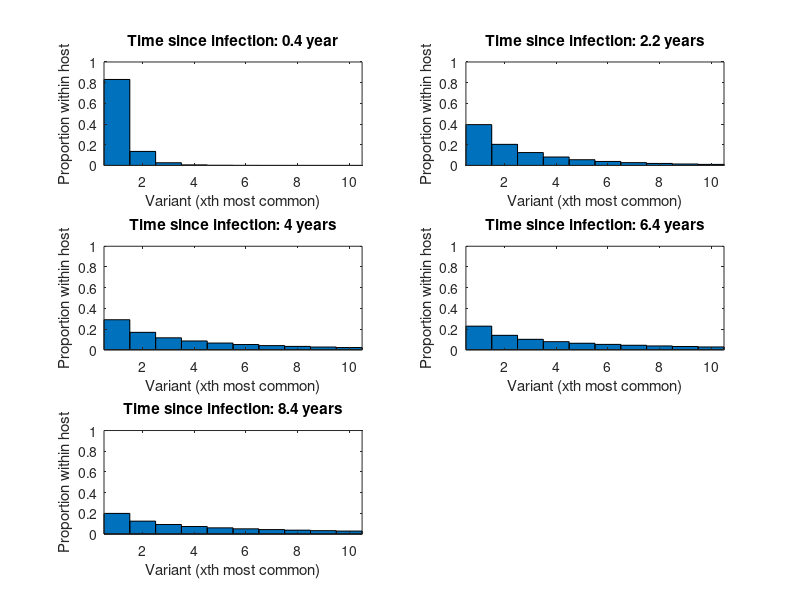

This figure's MATLAB source: (Note: this script raises an error after producing the figure.)
clc
clear all
close all

%% This code accompanies the manuscript entitled "Link between the number of virus
%% particles and variants founding new HIV-1 infections depends on the timing of transmission"
%% by Thompson et al. For further information about the paper or this code, please email
%% robin.thompson@chch.ox.ac.uk

%% We request that users cite the original publication when referring to this code or
%% any results generated from it.

%% The intention of this code is not to replicate every figure in the original publication,
%% but is instead to allow readers to experiment with the behaviour of model under different parameter
%% values. However, by changing the parameter values to match those at each point in the paper, a
%% number of the results in the publication above can be straightforwardly reproduced.


% Please note - this code may take some time to run

% First, we plot the distribution of variants in donors for different times since the
% donor became infected. For default parameters, these are the distributions shown in
% the left column of Fig. 3 of the publication.

maxnvariants = 56;
timesToShow = [0.4 2.2 4 6.4 8.4];
nTimes = length(timesToShow);

variantsByTime = zeros(maxnvariants, nTimes);

for tVal = 1:nTimes
    for str = 1:maxnvariants
        variantsByTime(str, tVal) = gampdf(str, 0.417, timesToShow(tVal)/0.563);
    end
    variantsByTime(:,tVal) = variantsByTime(:,tVal)./sum(variantsByTime(:,tVal));
end

for i = 1:length(timesToShow)
    subplot(3,2,i)
    bar([1:maxnvariants], variantsByTime(:,i), 'barWidth', 1)
    xlim([0.5 10.5])
    ylim([0 1])
    if i == 1
        title([strcat({'Time since infection:'}, {' '}, {num2str(timesToShow(i))}, {' '}, {'year'})])
    else
        title([strcat({'Time since infection:'}, {' '}, {num2str(timesToShow(i))}, {' '}, {'years'})])
    end
    ylabel('Proportion within host')
    xlabel('Variant (xth most common)')
end
figtitleRT('Proportion of each variant in donors (cf Fig 3 of our publication)','fontweight','bold');


% Now we characterise the number of particles available for transmission
% within donors in the population.

% First calculate the proportion of donors with each SPVL in the population

ncVals = [10^2 10^2.5 10^3 10^3.5 10^4 10^4.5 10^5 10^5.5 10^6 10^6.5 10^7]; % The different SPVLs of donors
kappa = 1;
alpha = -3.55;
sigma = 0.78/(sqrt(1 - ((2*alpha^2)/(pi*(1 + alpha^2)))));
mu = 4.74 - (2*sigma*alpha)/(sqrt(2*pi*(1 + alpha^2)));

for i = 1:length(ncVals)
    ncVals(i) = round(ncVals(i));
end

Dmax = 25.4;
Dfifty = 3058;
Dk = 0.41;

g = zeros(length(ncVals), 1);
tauc = zeros(length(ncVals), 1);

for j = 1:length(ncVals)
    nc = ncVals(j);
    g(j) = (2/sigma)*normpdf((log10(ncVals(j)) - mu)/sigma)*normcdf(alpha*(log10(ncVals(j)) - mu)/sigma);
    tauc(j) = Dmax*(Dfifty^Dk)/(nc^Dk + (Dfifty^Dk));
end

taup = 0.24;
taua = 0.75;

g = g./sum(g);

% Now scale the distribution of donors with each SPVL, g(V), by the infectious periods
% of the donors, since the expressions in Fraser et al. (2007) represent numbers of individuals of
% each viral load at seroconversion, rather than absolute numbers of individuals in the population

numIndividualTypes = length(g);
totalOfTimeVals = 0;
for i = 1:numIndividualTypes
    totalOfTimeVals = totalOfTimeVals + taup + tauc(i) + taua;
end

for i = 1:numIndividualTypes
    g(i) = g(i)*(taup + tauc(i) + taua)/totalOfTimeVals;
end

g = g./sum(g);

% Plot the proportion of donors of each SPVL (on a log scale) in the population
figure(2)
subplot(1,3,1)
bar(log10(ncVals), g)
ax = gca;
xtickPreCalc = [log10(ncVals(1)): ((log10(ncVals(length(ncVals))) - log10(ncVals(1)))/5): log10(ncVals(length(ncVals)))];
xtick = zeros(length(xtickPreCalc),1);
for i = 1:length(xtickPreCalc)
    xtick(i) = 10^xtickPreCalc(i);
end
ax.XTick = xtickPreCalc;
ax.XTickLabel = xtick;
xlim([1.5 7.5])
sum(g)
box off
title('Proportion of donors with each SPVL')
xlabel('SPVL')
ylabel('Proportion')

% Plot the length of chronic infection for donors of each SPVL (on a log scale) in the population
figure(2)
subplot(1,3,2)
bar(log10(ncVals), tauc)
ax = gca;
xtickPreCalc = [log10(ncVals(1)): ((log10(ncVals(length(ncVals))) - log10(ncVals(1)))/5): log10(ncVals(length(ncVals)))];
xtick = zeros(length(xtickPreCalc),1);
for i = 1:length(xtickPreCalc)
    xtick(i) = 10^xtickPreCalc(i);
end
ax.XTick = xtickPreCalc;
ax.XTickLabel = xtick;
xlim([1.5 7.5])
sum(g)
box off
title('Length of chronic infection for each SPVL')
xlabel('SPVL')
ylabel('Length of chronic infection (years)')

% Now plot viral load profiles (the number of particles available for transmission
% in donors as a function of time since infection)
Vp = 87173000;
Va = 24004000;

np = round(kappa*Vp);
na = round(kappa*Va);
maxInfectiousPeriod = taup + max(tauc)+ taua;
timestep = 0.1;

figure(2)
subplot(1,3,3)
iValsHere = [2:2:10];
logSPVLsHere = log10(ncVals(iValsHere));
x = colormap(hsv(10));
y = [];

for i = 1:length(logSPVLsHere)
    if i == 2
        y(i) = plot([0 taup], [log10(np) log10(np)], 'Color', 'k');
    else
        y(i) = plot([0 taup], [log10(np) log10(np)], 'Color', x(i,:));
    end
    hold on
    plot([taup taup], [log10(np) logSPVLsHere(i)], 'Color', x(i,:))
    hold on
    plot([taup (taup + tauc(iValsHere(i)))], [logSPVLsHere(i) logSPVLsHere(i)], 'Color', x(i,:))
    hold on
    plot([(taup + tauc(iValsHere(i))) (taup + tauc(iValsHere(i)))], [logSPVLsHere(i) log10(na)], 'Color', x(i,:))
    hold on
    plot([(taup + tauc(iValsHere(i))) (taup + tauc(iValsHere(i)) + taua)], [log10(na) log10(na)], 'Color', x(i,:))
    hold on
    plot([(taup + tauc(iValsHere(i)) + taua) (taup + tauc(iValsHere(i)) + taua)], [log10(na) -5000], 'Color', x(i,:))
    hold on
    plot([(taup + tauc(iValsHere(i)) + taua) (taup + max(tauc) + taua)], [-5000 -5000], 'Color', x(i,:))
end
ylim([1 8])
xlabel('Time since infection (years)')
ylabel('log(Viral load)')
title('Viral load profiles of donors in the population')
figtitleRT('Characterising the number of particles available for transmission in donors (cf Fig 2 of our publication)','fontweight','bold');


% Now we examine various population-scale quantities

p =  4.715*1e-8;  % Probablility of transmission per particle
f = 0.029;  % Fraction of the time when transmission possible

% First, the probability of transmitting n particles vs n

probNoTransmissionPerSexAct = 0;
for j = 1:length(ncVals)
    nc = ncVals(j);
    probNoTransmissionPerSexAct = probNoTransmissionPerSexAct + g(j)*((1 - f) + f*((taup/(taup + tauc(j) + taua))*(1 - p)^np + (tauc(j)/(taup + tauc(j) + taua))*(1 - p)^nc + (taua/(taup + tauc(j) + taua))*(1 - p)^na));
end
probTransmissionPerSexAct = 1 - probNoTransmissionPerSexAct;

probTransmitnparticles = zeros(10^7,1);
threshold = 10^(-6);
n = 1;

while sum((probTransmitnparticles)/(probTransmissionPerSexAct)) < (1 - threshold)
    p0 = 0;
    if mod(n,1000) == 0
        n
    end
    for j = 1:length(ncVals)
        nc = ncVals(j);
        if n <= np
            logBitToAddOn = log(taup/(taup + tauc(j) + taua)) + n*log(p) + (np - n)*log(1-p);
            if np > n
                for z = (np - n + 1):np
                    logBitToAddOn = logBitToAddOn + log(z);
                end
                for z = 1:n
                    logBitToAddOn = logBitToAddOn - log(z);
                end
            end
            p0 = p0 + exp(logBitToAddOn)*g(j)*f;
        end
        if n <= nc
            logBitToAddOn = log(tauc(j)/(taup + tauc(j) + taua)) + n*log(p) + (nc - n)*log(1-p);
            if nc > n
                for z = (nc - n + 1):nc
                    logBitToAddOn = logBitToAddOn + log(z);
                end
                for z = 1:n
                    logBitToAddOn = logBitToAddOn - log(z);
                end
            end
            p0 = p0 + exp(logBitToAddOn)*g(j)*f;
        end
        if n <= na
            logBitToAddOn = log(taua/(taup + tauc(j) + taua)) + n*log(p) + (na - n)*log(1-p);
            if na > n
                for z = (na - n + 1):na
                    logBitToAddOn = logBitToAddOn + log(z);
                end
                for z = 1:n
                    logBitToAddOn = logBitToAddOn - log(z);
                end
            end
            p0 = p0 + exp(logBitToAddOn)*g(j)*f;
        end
    end
    probTransmitnparticles(n) = p0;
    n = n + 1;
end
probTransmitnparticles = probTransmitnparticles(1:(n-1));
probTransmitnparticles = probTransmitnparticles./sum(probTransmitnparticles);

% Now, the probability of transmitting N variants vs N
nparticlesConsidered = length(probTransmitnparticles);
maximumTime = max(taup + tauc + taua);

nTimeSteps = 1000;
timeWindowEdges = [0:maximumTime/nTimeSteps:maximumTime];
timeVals = zeros(nTimeSteps,1);
probTransmitNvariantsGivenTimeTAndTransmitNparticles = zeros(nparticlesConsidered, nTimeSteps, nparticlesConsidered);

disp('Calculating the probability of transmitting N variants')
disp('given a distribution of variants and number of particles')
disp('transmitted. This may take some time...')

timeSinceInfectionBeingCalculated = 0;
for timeV = 1:nTimeSteps
    timeVals(timeV) = (timeWindowEdges(timeV) + timeWindowEdges(timeV + 1))/2;
    
    if timeVals(timeV) > timeSinceInfectionBeingCalculated
        timeSinceInfectionBeingCalculated
        timeSinceInfectionBeingCalculated = timeSinceInfectionBeingCalculated + 1;
    end
    
    probDist = zeros(maxnvariants,1);
    for i = 1:maxnvariants
        probDist(i) = gampdf(i, 0.417, timeVals(timeV)/0.563);
    end
    probDist = probDist/sum(probDist);
    
    nSims = 100000;
    
    for simNo = 1:nSims
        variantIIndicator = zeros(maxnvariants,1);
        for nparticles = 1:nparticlesConsidered
            
            variantPicked = 1;
            variantPickedCount = 0;
            r = rand();
            while r > variantPickedCount
                variantPickedCount = variantPickedCount + probDist(variantPicked);
                variantPicked = variantPicked + 1;
            end
            variantIIndicator(variantPicked - 1) = 1;
            
            nvariantsTransferred = sum(variantIIndicator);
            probTransmitNvariantsGivenTimeTAndTransmitNparticles(nvariantsTransferred, timeV, nparticles) = probTransmitNvariantsGivenTimeTAndTransmitNparticles(nvariantsTransferred, timeV, nparticles) + 1;
            
        end
    end
end
probTransmitNvariantsGivenTimeTAndTransmitNparticles = probTransmitNvariantsGivenTimeTAndTransmitNparticles./nSims;
probTransmitMvariants = zeros(min(maxnvariants, nparticlesConsidered),1);

for M = 1:min(maxnvariants, nparticlesConsidered)
    
    for i = 1:length(ncVals)
        
        integralPrimary = 0;
        for j = 1:nTimeSteps
            if timeVals(j) <= taup
                for nVal = M:min(np, nparticlesConsidered)
                    binomialBit = 1;
                    if np > nVal
                        logBinBit = nVal*log(p) + (np - nVal)*log(1-p);
                        for z = (np - nVal + 1):np
                            logBinBit = logBinBit + log(z);
                        end
                        for z = 1:nVal
                            logBinBit = logBinBit - log(z);
                        end
                        binomialBit = exp(logBinBit);
                    end
                    integralPrimary = integralPrimary + (timeVals(2) - timeVals(1))*probTransmitNvariantsGivenTimeTAndTransmitNparticles(M,j,nVal)*(1/(taup + tauc(i) + taua))*binomialBit;
                end
            end
        end
        
        nc = ncVals(i);
        integralChronic = 0;
        
        for j = 1:nTimeSteps
            
            if ((timeVals(j) > taup) && (timeVals(j) <= (taup + tauc(i))))
                for nVal = M:min(nc, nparticlesConsidered)
                    
                    binomialBit = 1;
                    if nc > nVal
                        logBinBit = nVal*log(p) + (nc - nVal)*log(1-p);
                        for z = (nc - nVal + 1):nc
                            logBinBit = logBinBit + log(z);
                        end
                        for z = 1:nVal
                            logBinBit = logBinBit - log(z);
                        end
                        binomialBit = exp(logBinBit);
                    end
                    integralChronic = integralChronic + (timeVals(2) - timeVals(1))*probTransmitNvariantsGivenTimeTAndTransmitNparticles(M,j,nVal)*(1/(taup + tauc(i) + taua))*binomialBit;
                end
            end
        end
        
        integralPreAids = 0;
        
        for j = 1:nTimeSteps
            if ((timeVals(j) > (taup + tauc(i))) && (timeVals(j) <= (taup + tauc(i) + taua)))
                for nVal = M:min(na, nparticlesConsidered)
                    
                    binomialBit = 1;
                    if na > nVal
                        logBinBit = nVal*log(p) + (na - nVal)*log(1-p);
                        for z = (na - nVal + 1):na
                            logBinBit = logBinBit + log(z);
                        end
                        for z = 1:nVal
                            logBinBit = logBinBit - log(z);
                        end
                        binomialBit = exp(logBinBit);
                    end
                    integralPreAids = integralPreAids + (timeVals(2) - timeVals(1))*probTransmitNvariantsGivenTimeTAndTransmitNparticles(M,j,nVal)*(1/(taup + tauc(i) + taua))*binomialBit;
                end
            end
        end
        
        probTransmitMvariants(M) = probTransmitMvariants(M) + g(i)*(integralPrimary + integralChronic + integralPreAids);
        
    end
end
probTransmitMvariants = probTransmitMvariants/sum(probTransmitMvariants);

probMultivariantTransmission = 1 - probTransmitMvariants(1);

figure(3)
bar(probTransmitMvariants, 'barWidth', 1, 'FaceColor', [0.2 0.2 0.5])
hold on
bar(probTransmitnparticles, 'barWidth', 0.5, 'FaceColor', [0 0.7 0.7])
xlim([0.5 16.5])
title('Probability of transmitting n particles (teal)/N variants (blue)')
xlabel('Number (n/N)')
ylabel('Probability')
ylim([0 1])
figtitleRT('The numbers of particles and variants transmitted (cf top left panel of Fig 4 of our publication)','fontweight','bold');

% Now, the joint probability distribution of transmitting N variants and n particles
probTransmitMvariantsAndNparticles = zeros(min(maxnvariants, nparticlesConsidered), nparticlesConsidered);
probTransmitMvariantsAndNparticlesPrimary = zeros(min(maxnvariants, nparticlesConsidered), nparticlesConsidered);
probTransmitMvariantsAndNparticlesChronic = zeros(min(maxnvariants, nparticlesConsidered), nparticlesConsidered);
probTransmitMvariantsAndNparticlesPreAIDS = zeros(min(maxnvariants, nparticlesConsidered), nparticlesConsidered);

for nVal = 1:nparticlesConsidered
    for M = 1:min(maxnvariants, nparticlesConsidered)
        for i = 1:length(ncVals)
            
            integralPrimary = 0;
            for j = 1:nTimeSteps
                if timeVals(j) <= taup
                    if nVal >= M && nVal <= min(np, nparticlesConsidered)
                        binomialBit = 1;
                        if np > nVal
                            logBinBit = nVal*log(p) + (np - nVal)*log(1-p);
                            for z = (np - nVal + 1):np
                                logBinBit = logBinBit + log(z);
                            end
                            for z = 1:nVal
                                logBinBit = logBinBit - log(z);
                            end
                            binomialBit = exp(logBinBit);
                        end
                        integralPrimary = integralPrimary + (timeVals(2) - timeVals(1))*probTransmitNvariantsGivenTimeTAndTransmitNparticles(M,j,nVal)*(1/(taup + tauc(i) + taua))*binomialBit;
                    end
                end
            end
            
            nc = ncVals(i);
            integralChronic = 0;
            
            for j = 1:nTimeSteps
                if ((timeVals(j) > taup) && (timeVals(j) <= (taup + tauc(i))))
                    if (nVal >= M) && (nVal <= min(nc, nparticlesConsidered))
                        
                        binomialBit = 1;
                        if nc > nVal
                            logBinBit = nVal*log(p) + (nc - nVal)*log(1-p);
                            for z = (nc - nVal + 1):nc
                                logBinBit = logBinBit + log(z);
                            end
                            for z = 1:nVal
                                logBinBit = logBinBit - log(z);
                            end
                            binomialBit = exp(logBinBit);
                        end
                        integralChronic = integralChronic + (timeVals(2) - timeVals(1))*probTransmitNvariantsGivenTimeTAndTransmitNparticles(M,j,nVal)*(1/(taup + tauc(i) + taua))*binomialBit;
                    end
                end
            end
            
            integralPreAids = 0;
            
            for j = 1:nTimeSteps
                if ((timeVals(j) > (taup + tauc(i))) && (timeVals(j) <= (taup + tauc(i) + taua)))
                    if (nVal >= M) && (nVal <= min(na, nparticlesConsidered))
                        binomialBit = 1;
                        if na > nVal
                            logBinBit = nVal*log(p) + (na - nVal)*log(1-p);
                            for z = (na - nVal + 1):na
                                logBinBit = logBinBit + log(z);
                            end
                            for z = 1:nVal
                                logBinBit = logBinBit - log(z);
                            end
                            binomialBit = exp(logBinBit);
                        end
                        integralPreAids = integralPreAids + (timeVals(2) - timeVals(1))*probTransmitNvariantsGivenTimeTAndTransmitNparticles(M,j,nVal)*(1/(taup + tauc(i) + taua))*binomialBit;
                    end
                end
            end
            
            probTransmitMvariantsAndNparticles(M,nVal) = probTransmitMvariantsAndNparticles(M,nVal) + g(i)*(integralPrimary + integralChronic + integralPreAids);
            probTransmitMvariantsAndNparticlesPrimary(M,nVal) = probTransmitMvariantsAndNparticlesPrimary(M,nVal) + g(i)*(integralPrimary);
            probTransmitMvariantsAndNparticlesChronic(M,nVal) = probTransmitMvariantsAndNparticlesChronic(M,nVal) + g(i)*(integralChronic);
            probTransmitMvariantsAndNparticlesPreAIDS(M,nVal) = probTransmitMvariantsAndNparticlesPreAIDS(M,nVal) + g(i)*(integralPreAids);
        end
    end
end

probTransmitMvariantsAndNparticles = probTransmitMvariantsAndNparticles./(sum(sum(probTransmitMvariantsAndNparticles)));
probTransmitMvariantsAndNparticlesPrimary = probTransmitMvariantsAndNparticlesPrimary./(sum(sum(probTransmitMvariantsAndNparticles)));
probTransmitMvariantsAndNparticlesChronic = probTransmitMvariantsAndNparticlesChronic./(sum(sum(probTransmitMvariantsAndNparticles)));
probTransmitMvariantsAndNparticlesPreAIDS = probTransmitMvariantsAndNparticlesPreAIDS./(sum(sum(probTransmitMvariantsAndNparticles)));

figure(4)
for i = 1:min(maxnvariants, nparticlesConsidered)
    for j = 1:nparticlesConsidered
        if probTransmitMvariantsAndNparticles(i,j) > 0
            hold on
            plot([j],[i],'o',...
                'MarkerEdgeColor','k',...
                'MarkerFaceColor',[.49 1 .63],...
                'MarkerSize', 55*sqrt(probTransmitMvariantsAndNparticles(i,j)))
        end
    end
end
title('The joint probability distribution for the numbers of particles and variants founding new infections')
xlabel('Number of particles')
ylabel('Number of variants')
figtitleRT('The numbers of particles and variants transmitted (cf top middle panel of Fig 4 of our publication)','fontweight','bold');


% Now the distributions of particles and variants transmitted when the donor is in early infection (donor infected for less than 2 years)
probTransmitMvariantsAndNparticlesFirstTwoYears = zeros(min(maxnvariants, nparticlesConsidered), nparticlesConsidered);

for nVal = 1:nparticlesConsidered
    for M = 1:min(maxnvariants, nparticlesConsidered)
        for i = 1:length(ncVals)
            
            integralPrimary = 0;
            for j = 1:nTimeSteps
                if ((timeVals(j) > 0) && (timeVals(j) <= 2))
                    if timeVals(j) <= taup
                        if nVal >= M && nVal <= min(np, nparticlesConsidered)
                            
                            binomialBit = 1;
                            if np > nVal
                                logBinBit = nVal*log(p) + (np - nVal)*log(1-p);
                                for z = (np - nVal + 1):np
                                    logBinBit = logBinBit + log(z);
                                end
                                for z = 1:nVal
                                    logBinBit = logBinBit - log(z);
                                end
                                binomialBit = exp(logBinBit);
                            end
                            integralPrimary = integralPrimary + (timeVals(2) - timeVals(1))*probTransmitNvariantsGivenTimeTAndTransmitNparticles(M,j,nVal)*(1/(taup + tauc(i) + taua))*binomialBit;
                        end
                    end
                end
            end
            
            nc = ncVals(i);
            integralChronic = 0;
            
            for j = 1:nTimeSteps
                if min(2, taup) < min(taup + tauc(i), 2)
                    if ((timeVals(j) > min(2, taup)) && (timeVals(j) <= (min(taup + tauc(i), 2)))) 
                        if ((timeVals(j) > taup) && (timeVals(j) <= (taup + tauc(i))))
                            if (nVal >= M) && (nVal <= min(nc, nparticlesConsidered))
                                binomialBit = 1;
                                if nc > nVal
                                    logBinBit = nVal*log(p) + (nc - nVal)*log(1-p);
                                    for z = (nc - nVal + 1):nc
                                        logBinBit = logBinBit + log(z);
                                    end
                                    for z = 1:nVal
                                        logBinBit = logBinBit - log(z);
                                    end
                                    binomialBit = exp(logBinBit);
                                end
                                integralChronic = integralChronic + (timeVals(2) - timeVals(1))*probTransmitNvariantsGivenTimeTAndTransmitNparticles(M,j,nVal)*(1/(taup + tauc(i) + taua))*binomialBit;
                            end
                        end
                    end
                end
            end
            
            integralPreAids = 0;
            for j = 1:nTimeSteps
                if 2 > min(taup + tauc(i) + taua, 2)
                    if ((timeVals(j) > min(taup + tauc(i) + taua, 2)) && (timeVals(j) <= (2)))
                        if ((timeVals(j) > (taup + tauc(i))) && (timeVals(j) <= (taup + tauc(i) + taua)))
                            if (nVal >= M) && (nVal <= min(na, nparticlesConsidered))
                                binomialBit = 1;
                                if na > nVal
                                    logBinBit = nVal*log(p) + (na - nVal)*log(1-p);
                                    for z = (na - nVal + 1):na
                                        logBinBit = logBinBit + log(z);
                                    end
                                    for z = 1:nVal
                                        logBinBit = logBinBit - log(z);
                                    end
                                    binomialBit = exp(logBinBit);
                                end
                                integralPreAids = integralPreAids + (timeVals(2) - timeVals(1))*probTransmitNvariantsGivenTimeTAndTransmitNparticles(M,j,nVal)*(1/(taup + tauc(i) + taua))*binomialBit;
                            end
                        end
                    end
                end
            end
            
            probTransmitMvariantsAndNparticlesFirstTwoYears(M,nVal) = probTransmitMvariantsAndNparticlesFirstTwoYears(M,nVal) + g(i)*(integralPrimary + integralChronic + integralPreAids);
            
        end
    end
end

probTransmitMvariantsAndNparticlesFirstTwoYears = probTransmitMvariantsAndNparticlesFirstTwoYears./(sum(sum(probTransmitMvariantsAndNparticlesFirstTwoYears)));

probTransmitMvariantsFirstTwoYears = sum(transpose(probTransmitMvariantsAndNparticlesFirstTwoYears));
probTransmitnparticlesFirstTwoYears = sum(probTransmitMvariantsAndNparticlesFirstTwoYears);
figure(5)
bar(probTransmitMvariantsFirstTwoYears, 'barWidth', 1, 'FaceColor', [0.2 0.2 0.5])
hold on
bar(probTransmitnparticlesFirstTwoYears, 'barWidth', 0.5, 'FaceColor', [0 0.7 0.7])
xlim([0.5 16.5])
xlabel('Number (n/N)')
ylabel('Probability')
title({'Probability distributions for the number of particles (teal)/variants (blue)'; 'transmitted, for donors in the first two years of infection'})
figtitleRT('The numbers of particles and variants transmitted in early infection (cf top right panel of Fig 4 of our publication)','fontweight','bold');


% Now, the probability that a randomly chosen infection is with M variants and arises from a donor with each SPVL

probTransmitMvariantsAndSPVLx = zeros(min(maxnvariants, nparticlesConsidered), length(g));
for nVal = 1:nparticlesConsidered
    for M = 1:min(maxnvariants, nparticlesConsidered)
        for i = 1:length(ncVals)
            
            integralPrimary = 0;
            
            for j = 1:nTimeSteps
                if timeVals(j) <= taup
                    if nVal >= M && nVal <= min(np, nparticlesConsidered)
                        binomialBit = 1;
                        if np > nVal
                            logBinBit = nVal*log(p) + (np - nVal)*log(1-p);
                            for z = (np - nVal + 1):np
                                logBinBit = logBinBit + log(z);
                            end
                            for z = 1:nVal
                                logBinBit = logBinBit - log(z);
                            end
                            binomialBit = exp(logBinBit);
                        end
                        integralPrimary = integralPrimary + (timeVals(2) - timeVals(1))*probTransmitNvariantsGivenTimeTAndTransmitNparticles(M,j,nVal)*(1/(taup + tauc(i) + taua))*binomialBit;
                    end
                end
            end
            
            nc = ncVals(i);
            integralChronic = 0;
            
            for j = 1:nTimeSteps
                if ((timeVals(j) > taup) && (timeVals(j) <= (taup + tauc(i))))
                    if (nVal >= M) && (nVal <= min(nc, nparticlesConsidered))
                        binomialBit = 1;
                        if nc > nVal
                            logBinBit = nVal*log(p) + (nc - nVal)*log(1-p);
                            for z = (nc - nVal + 1):nc
                                logBinBit = logBinBit + log(z);
                            end
                            for z = 1:nVal
                                logBinBit = logBinBit - log(z);
                            end
                            binomialBit = exp(logBinBit);
                        end
                        integralChronic = integralChronic + (timeVals(2) - timeVals(1))*probTransmitNvariantsGivenTimeTAndTransmitNparticles(M,j,nVal)*(1/(taup + tauc(i) + taua))*binomialBit;
                    end
                end
            end
            
            integralPreAids = 0;
            
            for j = 1:nTimeSteps
                if ((timeVals(j) > (taup + tauc(i))) && (timeVals(j) <= (taup + tauc(i) + taua)))
                    if (nVal >= M) && (nVal <= min(na, nparticlesConsidered))
                        binomialBit = 1;
                        if na > nVal
                            logBinBit = nVal*log(p) + (na - nVal)*log(1-p);
                            for z = (na - nVal + 1):na
                                logBinBit = logBinBit + log(z);
                            end
                            for z = 1:nVal
                                logBinBit = logBinBit - log(z);
                            end
                            binomialBit = exp(logBinBit);
                        end
                        integralPreAids = integralPreAids + (timeVals(2) - timeVals(1))*probTransmitNvariantsGivenTimeTAndTransmitNparticles(M,j,nVal)*(1/(taup + tauc(i) + taua))*binomialBit;
                    end
                end
            end
            
            probTransmitMvariantsAndSPVLx(M,i) = probTransmitMvariantsAndSPVLx(M,i) + g(i)*(integralPrimary + integralChronic + integralPreAids);
            
        end
    end
end

probTransmitMvariantsAndSPVLx = probTransmitMvariantsAndSPVLx./(sum(sum(probTransmitMvariantsAndSPVLx)));

figure(6)
for i = 1:min(maxnvariants, nparticlesConsidered)
    for j = 1:length(g)
        if probTransmitMvariantsAndSPVLx(i,j) > 0
            hold on
            plot([j],[i],'o',...
                'MarkerEdgeColor','k',...
                'MarkerFaceColor',[.49 1 .63],...
                'MarkerSize', 55*sqrt(probTransmitMvariantsAndSPVLx(i,j)))
        end
    end
end
title({'The joint probability distribution for the numbers of'; 'particles founding new infections and donor SPVL'})
xlabel('Donor log(SPVL)')
xticklabels({'2','2.5','3','3.5','4','4.5','5','5.5','6','6.5','7'})
ylabel('Number of variants')
figtitleRT('The relationship between the numbers of particles transmitted and donor SPVL (cf top left panel of Fig 5 of our publication)','fontweight','bold');

% Probability of transmission vs SPVL
probNoTransmission = zeros(length(g),1);
for i = 1:length(g)
    nc = ncVals(i);
    probNoTransmission(i) = (1 - f) + f*((taup/(taup + tauc(i) + taua))*(1 - p)^(np) + (tauc(i)/(taup + tauc(i) + taua))*(1 - p)^(nc) + (taua/(taup + tauc(i) + taua))*(1 - p)^(na));
end
figure(7)
subplot(2,2,1)
bar(1 - probNoTransmission, 'barWidth', 1)
xlim([0.5 11.5])
title('Probability of transmission vs SPVL')
xlabel('Donor log(SPVL)')
ylabel('Probability of transmission per sex act')
xticklabels({'2','2.5','3','3.5','4','4.5','5','5.5','6','6.5','7'})

% Probability a randomly chosen infection comes from each SPVL
probInfectionFromEachSPVL = g.*(1 - probNoTransmission);
probInfectionFromEachSPVL = probInfectionFromEachSPVL./sum(probInfectionFromEachSPVL);
figure(7)
subplot(2,2,2)
bar(probInfectionFromEachSPVL, 'barWidth', 1)
xlim([0.5 11.5])
title({'Probability a randomly chosen'; 'infection comes from each SPVL'})
xlabel('Donor log(SPVL)')
ylabel({'Probability randomly chosen','transmission arose from SPVL x'})
xticklabels({'2','2.5','3','3.5','4','4.5','5','5.5','6','6.5','7'})

% Probability a transmission from each SPVL is multi-variant
probTransmissionSPVLXMultivariant = zeros(length(g),1);
for i = 1:11
    probTransmissionSPVLXMultivariant(i) = 1 - (sum(probTransmitMvariantsAndSPVLx(1,i))/sum(probTransmitMvariantsAndSPVLx(:,i)));
end
figure(7)
subplot(2,2,3)
bar(probTransmissionSPVLXMultivariant, 'barWidth', 1)
hold on
plot([0 12], [0.3 0.3], 'k--')
xlim([0.5 11.5])
title({'Probability a transmission from a donor'; 'with each SPVL is multi-variant'})
xlabel('Donor log(SPVL)')
ylabel('Probability infection is multi-variant')
xticklabels({'2','2.5','3','3.5','4','4.5','5','5.5','6','6.5','7'})

% Probability a randomly chosen multi variant transmission arose from SPVL x
probRandomInfectionCameFromEachSPVL = probInfectionFromEachSPVL.*probTransmissionSPVLXMultivariant;
figure(7)
subplot(2,2,4)
bar(probRandomInfectionCameFromEachSPVL./sum(probRandomInfectionCameFromEachSPVL), 'barWidth', 1)
xlim([0.5 11.5])
title({'Probability a randomly chosen multi-variant'; 'transmission arose from each SPVL'})
xlabel('Donor log(SPVL)')
ylabel({'Probability randomly chosen multi-'; 'variant transmission arose from SPVL x'})
xticklabels({'2','2.5','3','3.5','4','4.5','5','5.5','6','6.5','7'})
figtitleRT('The relationship between multi-variant transmissions and donor SPVL (cf Fig 5 of our publication)','fontweight','bold');





























function [ fth ] = figtitleRT(titlestring,varargin)
% Adding titles to figure with several subplots,
% based on code by Chad A. Greene of the University of Texas at Austin
hca = gca; 
fontsize = get(hca,'fontsize'); 
h = axes('position',[0 0 1 1],'units','normalized');
axes('Units','normalized',...
    'Position',[0 0 1 1],...
    'Visible','off',...
    'XTick',[],...
    'YTick',[],...
    'Box','off');
fth = text(.5,1,titlestring,...
    'units','normalized',...
    'horizontalalignment','center',...
    'verticalalignment','top',...
    'fontsize',fontsize+2); 
if nargin>1
    set(fth,varargin{:});
end
delete(h)
set(gcf,'CurrentAxes',hca,'name',titlestring); 
if nargout==0
    clear fth; 
end
end
